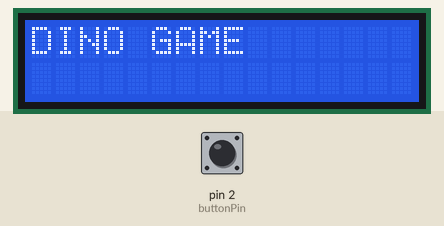
Bench run of a sketch on a simulated Arduino Uno, built with avr-gcc and run on an emulated ATmega328P. Shown: 16×2 character LCD. The inputs (shaded band) are chosen by the test bench; at power-on: pin 2 (buttonPin) HIGH. At 16.1 s the program stops and its outputs stay as they are.

Above: at 3.1 s.
At 8.3 s:
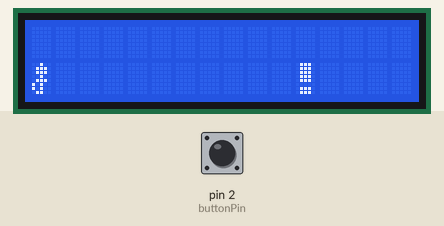
8.4 s: pin 2 (buttonPin) pulled LOW for 3.2 s
At 17.2 s:
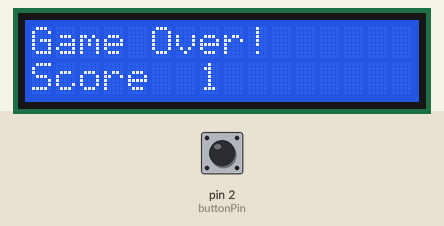
Timing chart, 0 to 17.6 s (numbered marks = the images above; inputs shaded):
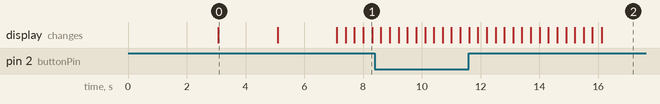

Measured:
- what the display in image 0 shows lasts 2.0 s, from 3.1 s to 5.1 s

The sketch:

Dino_game.ino
```cpp
#include <Wire.h>
#include <LiquidCrystal_I2C.h>

// Set the LCD address to 0x27 for a 16 chars and 2 line display
LiquidCrystal_I2C lcd(0x27, 16, 2);

// Custom characters for the game
byte dino[8] = {
  0b00100,
  0b01110,
  0b01110,
  0b00100,
  0b01110,
  0b10100,
  0b10100,
  0b01100
};

byte obstacle[8] = {
  0b01110,
  0b01110,
  0b01110,
  0b01110,
  0b01110,
  0b00000,
  0b01110,
  0b01110
};

const int buttonPin = 2;
bool isJumping = false;
int dinoPosition = 1;
int obstaclePosition = 15;
unsigned long lastUpdate = 0;
const unsigned long updateInterval = 300;
int Score =0;
void setup() {
  lcd.init();                      // initialize the lcd
  lcd.backlight();                 // turn on the backlight
  delay(3000);
  lcd.print("DINO GAME");
  lcd.setCursor(10, 0);
  lcd.write(byte(0));
  delay(2000);
  lcd.setCursor(0,1);
  lcd.print("Made with HPDJOY");
  delay(2000);
  // Create custom characters
  lcd.createChar(0, dino);
  lcd.createChar(1, obstacle);

  pinMode(buttonPin, INPUT_PULLUP); // Set button pin as input with pull-up resistor
}

void loop() {
  if (millis() - lastUpdate >= updateInterval) {
    lastUpdate = millis();

    // Check for button press to make the dino jump
    if (digitalRead(buttonPin) == LOW) {
      isJumping = true;
      dinoPosition = 0;
    }

    // Update dino position
    if (isJumping) {
      dinoPosition = 0;
      isJumping = false;
    } else {
      dinoPosition = 1;
    }

    // Update obstacle position
    obstaclePosition--;
    if (obstaclePosition < 0) {
      obstaclePosition = 15;
      Score++;
    }

    // Clear the screen and draw the new positions
    lcd.clear();
    lcd.setCursor(0, dinoPosition);
    lcd.write(byte(0));
    lcd.setCursor(obstaclePosition, 1);
    lcd.write(byte(1));

    // Check for collision
    if (obstaclePosition == 0 && dinoPosition == 1) {
      lcd.clear();
      lcd.setCursor(0, 0);
      lcd.print("Game Over!");
      lcd.setCursor(0, 1);
      lcd.print("Score");
      lcd.setCursor(7,1);
      lcd.print(Score);
      while (1) {} // Stop the game
    }
  }
}
```
